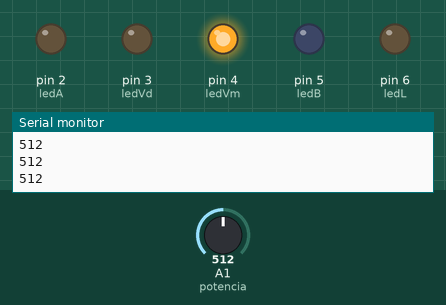
Simulated run of this sketch. Board: Arduino Uno, built with avr-gcc and run on an emulated ATmega328P. Parts: output pins drawn as LEDs (lit = HIGH), the last lines printed to the serial monitor. Inputs (shaded band) come from the test bench; at power-on: A1 (potencia) = 512.

Above: at 1.2 s.
1.3 s: A1 (potencia) set to 427
2.8 s: A1 (potencia) set to 394
At 4.0 s:
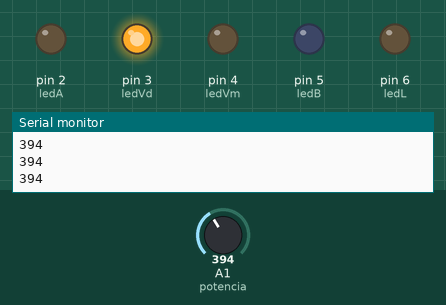
4.3 s: A1 (potencia) set to 222
5.8 s: A1 (potencia) set to 187
At 6.5 s:
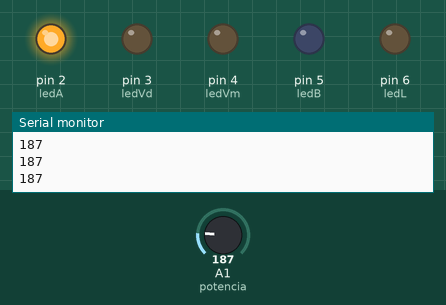
7.3 s: A1 (potencia) set to 630
At 7.6 s:
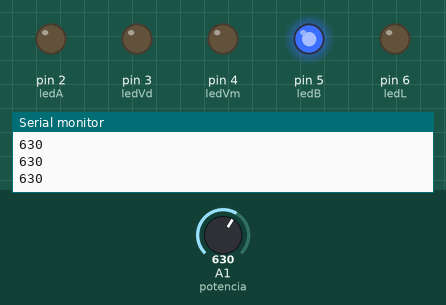
8.8 s: A1 (potencia) set to 611
At 10.0 s:
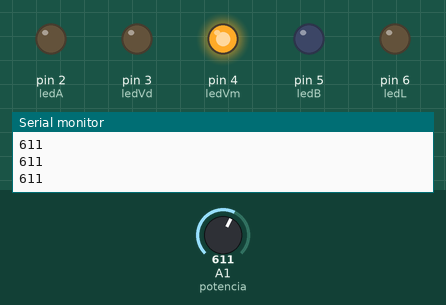
Timing chart, 0 to 11.3 s (numbered marks = the images above; inputs shaded):
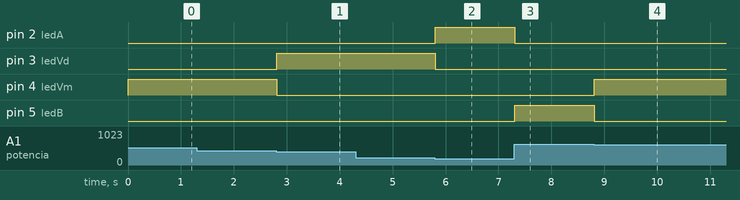

Measured:
- the behaviour switches between 410 and 409 on A1 (potencia) (found by bisection; images 0 and 1)
- the behaviour switches between 205 and 204 on A1 (potencia) (found by bisection; images 1 and 2)
- the behaviour switches between 620 and 619 on A1 (potencia) (found by bisection; images 3 and 4)
- after the input at 2.8 s, pin 3 (ledVd): LOW → HIGH at once; pin 4 (ledVm): HIGH → LOW at once
- after the input at 5.8 s, pin 2 (ledA): LOW → HIGH at once; pin 3 (ledVd): HIGH → LOW at once
- after the input at 7.3 s, pin 2 (ledA): HIGH → LOW at once; pin 5 (ledB): LOW → HIGH at once
- after the input at 8.8 s, pin 4 (ledVm): LOW → HIGH at once; pin 5 (ledB): HIGH → LOW at once

The sketch:

Potenciometro.ino
```cpp
// Declaração de variáveis
byte ledA = 2;
byte ledVd = 3;
byte ledVm = 4;
byte ledB = 5;
byte ledL = 6;
int potencia = A1;
int valor = 0;

// Inicializando as variáveis
void setup() {
  pinMode(ledA, OUTPUT);
  pinMode(ledVd, OUTPUT);
  pinMode(ledVm, OUTPUT);
  pinMode(ledB, OUTPUT);
  pinMode(ledL, OUTPUT);
  pinMode(potencia, INPUT);
  Serial.begin(9600);
}

// Lógica de funcionamento
void loop() {
    valor = analogRead(A1);
    Serial.println(valor);

    if (valor > 0 & valor < 205) {
        digitalWrite(ledA, 1);
      	digitalWrite(ledVd, 0);
      	digitalWrite(ledVm, 0);
      	digitalWrite(ledB, 0);
      	digitalWrite(ledL, 0);
    }

    if (valor >=205 & valor < 410) {
        digitalWrite(ledA, 0);
      	digitalWrite(ledVd, 1);
      	digitalWrite(ledVm, 0);
      	digitalWrite(ledB, 0);
      	digitalWrite(ledL, 0);
    }

    if (valor >=410 & valor < 620) {
        digitalWrite(ledA, 0);
      	digitalWrite(ledVd, 0);
      	digitalWrite(ledVm, 1);
      	digitalWrite(ledB, 0);
      	digitalWrite(ledL, 0);
    }

  if (valor >= 620 & valor < 840) {
     	digitalWrite(ledA, 0);
      	digitalWrite(ledVd, 0);
      	digitalWrite(ledVm, 0);
      	digitalWrite(ledB, 1);
      	digitalWrite(ledL, 0);
  }

  if (valor >= 840 & valor < 1023) {
     	digitalWrite(ledA, 0);
      	digitalWrite(ledVd, 0);
      	digitalWrite(ledVm, 0);
      	digitalWrite(ledB, 0);
      	digitalWrite(ledL, 1);
  }
}
  
```
